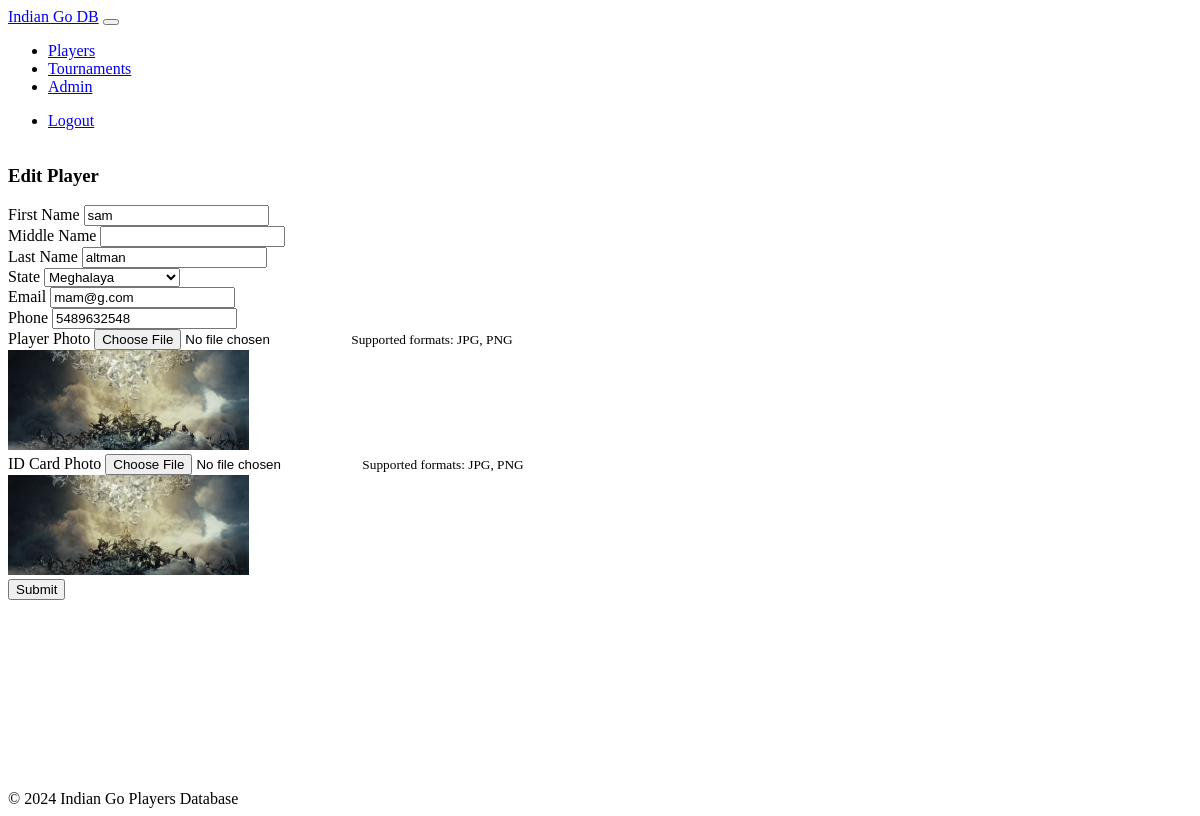
The page /edit_player/2 (signed in) on the database its author committed.
### models.py (models this page shows, shortened)
class Player(db.Model):
    id = db.Column(db.Integer, primary_key=True)
    player_id = db.Column(db.String(10), unique=True, default=generate_player_id)
    first_name = db.Column(db.String(50))  # Made nullable
    middle_name = db.Column(db.String(50))
    last_name = db.Column(db.String(50))  # Made nullable
    state = db.Column(db.String(50))  # Made nullable
    email = db.Column(db.String(120))
    phone = db.Column(db.String(20))
    id_card_photo = db.Column(db.String(255))
    player_photo = db.Column(db.String(255))
    rating = db.Column(db.Float, default=1500)
    rating_deviation = db.Column(db.Float, default=350)
    volatility = db.Column(db.Float, default=0.06)
    last_active = db.Column(db.DateTime, default=datetime.utcnow)
    tournaments = db.relationship('TournamentPlayer', backref='player', lazy=True)

### routes.py (the view, shortened to what this page needs)
@main_bp.route('/edit_player/<int:player_id>', methods=['GET', 'POST'])
@login_required
def edit_player(player_id):
    if not current_user.is_admin:
        flash('Access denied.')
        return redirect(url_for('main.index'))
    player = Player.query.get_or_404(player_id)
    form = PlayerForm(obj=player)
    if request.method == 'GET':
        pass
    return render_template('add_player.html', form=form, player=player)

### forms.py
class PlayerForm(FlaskForm):
    first_name = StringField('First Name', validators=[Optional(), Length(max=50)])
    middle_name = StringField('Middle Name', validators=[Optional(), Length(max=50)])
    last_name = StringField('Last Name', validators=[Optional(), Length(max=50)])
    state = SelectField('State', choices=[(state, state) for state in INDIAN_STATES], validators=[Optional()])
    email = StringField('Email', validators=[Optional(), Email(), Length(max=120)])
    phone = StringField('Phone', validators=[Optional(), Length(max=20)])
    player_photo = FileField('Player Photo', validators=[
        Optional(),
        FileAllowed(['jpg', 'png'], 'Images only!')
    ])
    id_card_photo = FileField('ID Card Photo', validators=[
        Optional(),
        FileAllowed(['jpg', 'png'], 'Images only!')
    ])
    submit = SubmitField('Submit')
    def __init__(self, *args, **kwargs):
        super(PlayerForm, self).__init__(*args, **kwargs)
        if self.player_photo.data == '':
            self.player_photo.data = None
        if self.id_card_photo.data == '':
            self.id_card_photo.data = None

### auth.py (called while the page is built)
@login_manager.user_loader
def load_user(id):
    return db.session.get(User, int(id))

### templates/add_player.html (shortened to what this page needs)
{% extends "base.html" %}
{% block content %}
<div class="container">
    <div class="row justify-content-center">
        <div class="col-md-8">
            <div class="card">
                <div class="card-header">
                    <h3 class="card-title">{{ 'Edit' if player else 'Add New' }} Player</h3>
                </div>
                <div class="card-body">
                    <form method="POST" enctype="multipart/form-data">
                        <div class="row mb-3">
                            <div class="col-md-4">
                                {{ form.first_name.label(class="form-label") }}
                                {{ form.first_name(class="form-control") }}
                            </div>
                            <div class="col-md-4">
                                {{ form.middle_name.label(class="form-label") }}
                                {{ form.middle_name(class="form-control") }}
                            </div>
                            <div class="col-md-4">
                                {{ form.last_name.label(class="form-label") }}
                                {{ form.last_name(class="form-control") }}
                            </div>
                        </div>
                        <div class="mb-3">
                            {{ form.state.label(class="form-label") }}
                            {{ form.state(class="form-select") }}
                        </div>
                        {% if current_user.is_admin %}
                        <div class="row mb-3">
                            <div class="col-md-6">
                                {{ form.email.label(class="form-label") }}
                                {{ form.email(class="form-control") }}
                            </div>
                            <div class="col-md-6">
                                {{ form.phone.label(class="form-label") }}
                                {{ form.phone(class="form-control") }}
                            </div>
                        </div>
                        {% endif %}
                        <div class="mb-3">
                            {{ form.player_photo.label(class="form-label") }}
                            {{ form.player_photo(class="form-control") }}
                            <small class="text-muted">Supported formats: JPG, PNG</small>
                            {% if player and player.player_photo %}
                            <div class="mt-2">
                                <img src="{{ url_for('static', filename=player.player_photo) }}" alt="Current player photo" class="img-thumbnail" style="max-height: 100px">
                            </div>
                            {% endif %}
                        </div>
                        {% if current_user.is_admin %}
                        <div class="mb-3">
                            {{ form.id_card_photo.label(class="form-label") }}
                            {{ form.id_card_photo(class="form-control") }}
                            <small class="text-muted">Supported formats: JPG, PNG</small>
                            {% if player and player.id_card_photo %}
                            <div class="mt-2">
                                <img src="{{ url_for('static', filename=player.id_card_photo) }}" alt="Current ID card photo" class="img-thumbnail" style="max-height: 100px">
                            </div>
                            {% endif %}
                        </div>
                        {% endif %}
                        <div class="d-grid gap-2">
                            {{ form.submit(class="btn btn-primary") }}
                        </div>
                    </form>
                </div>
            </div>
        </div>
    </div>
</div>
{% endblock %}

### static/css/custom.css (style rules this page uses)
body { min-height: 100vh; display: flex; flex-direction: column; }

### rows shown on the page
Player: first_name "sam", last_name "altman", state "Meghalaya", email "mam@g.com", phone "5489632548", player_photo (picture), id_card_photo (picture)

### other values the page prints
{{ 'Edit' if player else 'Add New' }} "Edit"
